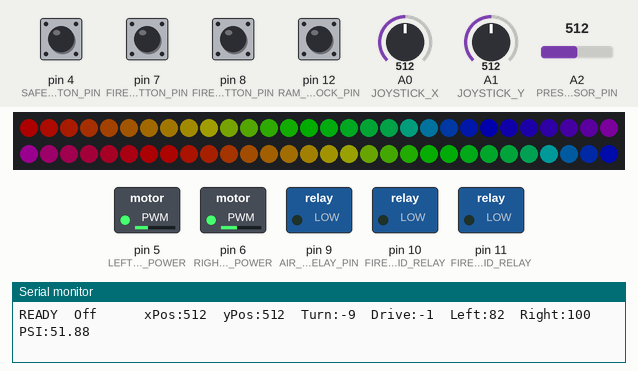
Recording of a sketch running on a simulated Arduino Uno, built with avr-gcc and run on an emulated ATmega328P. Shown: 60 RGB LEDs in strip order, left to right, continuing on the next row, switched loads named in the sketch (green lamp = pin HIGH), the last lines printed to the serial monitor. Inputs (shaded band) come from the test bench; at power-on: pin 4 (SAFETY_BUTTON_PIN), pin 7 (FIRE_LEFT_BUTTON_PIN), pin 8 (FIRE_RIGHT_BUTTON_PIN), pin 12 (RAM_ROD_INTERLOCK_PIN) HIGH, A2 (PRESSURE_SENSOR_PIN) = 512, A0 (JOYSTICK_X) = 512, A1 (JOYSTICK_Y) = 512. Dim RGB values are drawn brighter than linear; random numbers use the default seed unless the sketch sets one.

Above: at 4.2 s.
4.3 s: A2 (PRESSURE_SENSOR_PIN) set to 267
6.3 s: A2 (PRESSURE_SENSOR_PIN) set to 249
At 7.1 s:
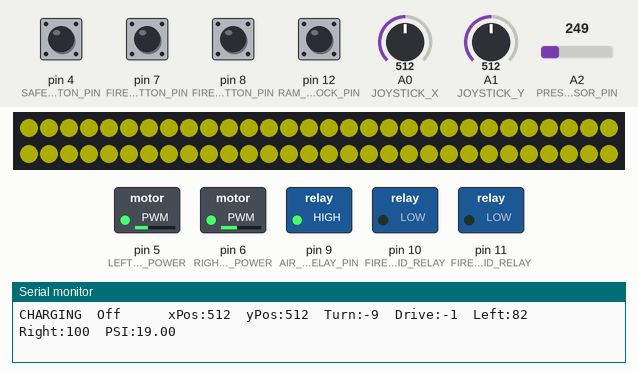
8.0 s: A0 (JOYSTICK_X) set to 306
At 8.37 s:
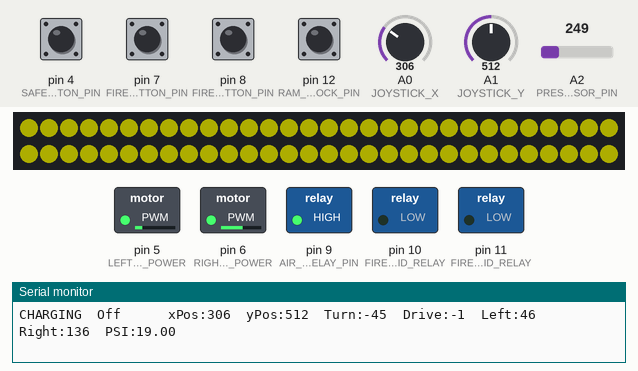
9.7 s: A1 (JOYSTICK_Y) set to 306
At 10.4 s:
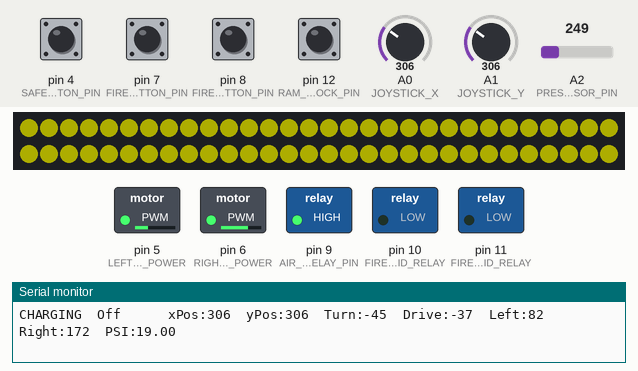
11.4 s: A2 (PRESSURE_SENSOR_PIN) set to 325
14.4 s: A2 (PRESSURE_SENSOR_PIN) set to 345
At 16.4 s:
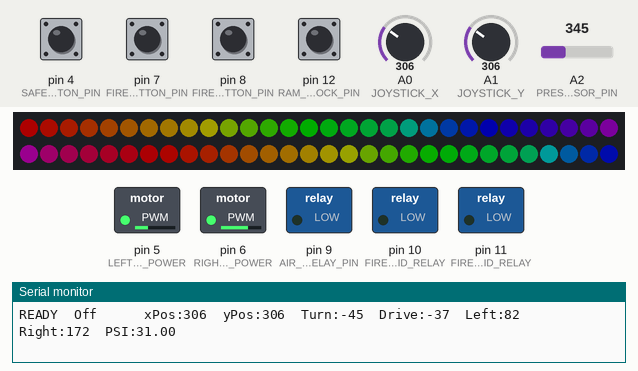
Timing chart, 0 to 17.9 s (numbered marks = the images above; inputs shaded):
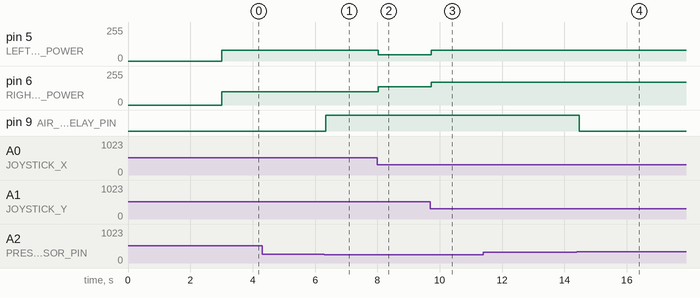

The sketch:

shirtcannonv3.ino
```cpp
 /**

  T-Shirt Cannon Code
  Written by: Naman Khurana and Steve King

  Wiring:
    LED DATA (PWM): Pin 3
    Arm Safety Button (Deadman): 4
    Left Wheel Motor (PWM): 5
    Right Wheel Motor (PWM): 6
    Fire Left Button: 7
    Fire right Button 8
    Air Compressor Relay Pin: 9
    Fire Left Solenoid Relay: 10
    Fire Right Solenoid Relay: 11
    Ram Rod Interlock Pin: 12

    Drive Joystick X: A0
    Drive Joystick Y: A1
    Pressure Sensor Pin: A2
*/

// ------ IMPORTS
#include <FastLED.h>
#include <Servo.h>

// ------   C O N S T A N T S   a n d   P I N   A S S I G N M E N T S   ------
// ------ Air Compressor PSI Limits
#define PSI_CUTOFF 30 // PSI at which we shut off the air compressor
#define PSI_START 20  // PSI below which we restart the air compressor

// Buttons
#define SAFETY_BUTTON_PIN 4
#define FIRE_LEFT_BUTTON_PIN 7
#define FIRE_RIGHT_BUTTON_PIN 8
#define FIRE_LEFT_SOLENOID_RELAY 10
#define FIRE_RIGHT_SOLENOID_RELAY 11

// Drive Joystick Input
#define JOYSTICK_X A0
#define JOYSTICK_Y A1

// Joystick Tuning Constants
#define JOYSTICK_X_CENTER 560
#define JOYSTICK_Y_CENTER 515
#define JOYSTICK_DEADZONE 4

// Wheels
#define LEFT_MOTOR_POWER 5
#define RIGHT_MOTOR_POWER 6

// Compressor
#define AIR_COMPRESSOR_RELAY_PIN 9
#define PRESSURE_SENSOR_PIN A2

#define RAM_ROD_INTERLOCK_PIN 12

// ------ LED Constants
#define LED_DATA_PIN 3

#define NUM_LEDS 60
#define LED_TYPE WS2811
#define COLOR_ORDER RGB
#define BRIGHTNESS 50
#define TWINKLE_DELAY 20 // Milliseconds between updates
#define GREEN 0x008000
#define RED 0xFF0000
#define YELLOW 0xFFFF00

enum actionState
{
  READY,
  CHARGING,
  ARMED,
  FIRING
};

// ------ VARIABLES
int xPosition = 0;
int yPosition = 0;
int leftWheelPower = 0;
int rightWheelPower = 0;
int turn = 0;
int drive = 0;
CRGB leds[NUM_LEDS];
uint8_t gHue = 0;
int safetyButton = 0;
int fireLeftButton = 0;
int fireRightButton = 0;
unsigned long fireRightStartTime;
unsigned long fireLeftStartTime;
unsigned long compressorStartTime;
unsigned long currentMillis;
unsigned long lastUpdateMillis;
double currentPressure;
double currentPSI;
int ramRodInterlock;
Servo cannon;

// --- STATE VARIABLES
bool compressorOn = false;
bool firingLeft = false;
bool firingRight = false;
bool compressorAutoFill = false;
actionState currentState = READY;
actionState lastState;

// ====== SETUP
void setup()
{
  delay(3000); // 3 - second delay on start-up to recover

  // -- Set-up LEDs
  FastLED.addLeds<LED_TYPE, LED_DATA_PIN, COLOR_ORDER>(leds, NUM_LEDS).setCorrection(TypicalLEDStrip);
  FastLED.setBrightness(BRIGHTNESS);

  //  -- Set-up Arduino Pin Assignments
  pinMode(SAFETY_BUTTON_PIN, INPUT_PULLUP);
  pinMode(FIRE_LEFT_BUTTON_PIN, INPUT_PULLUP);
  pinMode(FIRE_RIGHT_BUTTON_PIN, INPUT_PULLUP);
  pinMode(JOYSTICK_X, INPUT);
  pinMode(JOYSTICK_Y, INPUT);

  pinMode(FIRE_LEFT_SOLENOID_RELAY, OUTPUT);
  pinMode(FIRE_RIGHT_SOLENOID_RELAY, OUTPUT);
  pinMode(LEFT_MOTOR_POWER, OUTPUT);
  pinMode(RIGHT_MOTOR_POWER, OUTPUT);

  pinMode(AIR_COMPRESSOR_RELAY_PIN, OUTPUT);
  pinMode(PRESSURE_SENSOR_PIN, INPUT);

  pinMode(RAM_ROD_INTERLOCK_PIN, INPUT);

  Serial.begin(9600);
}

// ====== MAIN LOOP

void loop()
{
  currentMillis = millis();

  // Current Pressure
  currentPressure = analogRead(PRESSURE_SENSOR_PIN);
  currentPSI = getPSI(currentPressure);

  // Read the Buttons and Switches
  safetyButton = digitalRead(SAFETY_BUTTON_PIN);

  fireLeftButton = digitalRead(FIRE_LEFT_BUTTON_PIN);
  fireRightButton = digitalRead(FIRE_RIGHT_BUTTON_PIN);
  ramRodInterlock = digitalRead(RAM_ROD_INTERLOCK_PIN);

  // Set Compressor Relay based on pressure sensor reading
  //   Note: There is a manual switch on the T-Shirt Cannon in series with the relay
  //         If the compressor doesn't cycle check that.

  if (currentPSI <= PSI_START)
  {
    // Turn on the Compressor
    compressorOn = true;
    digitalWrite(AIR_COMPRESSOR_RELAY_PIN, HIGH);
    compressorStartTime = currentMillis;
    currentState = CHARGING;
  }

  // Turn Compressor Off
  if (currentPSI >= PSI_CUTOFF)
  {
    compressorOn = false;
    digitalWrite(AIR_COMPRESSOR_RELAY_PIN, LOW);
    currentState = READY;
  }

  if ((currentState == ARMED || currentState == FIRING) && fireLeftButton == LOW && firingLeft == false)
  {
    firingLeft = true;
    fireLeftStartTime = currentMillis;
    digitalWrite(FIRE_LEFT_SOLENOID_RELAY, HIGH);
  }

  if (firingLeft && currentMillis > fireLeftStartTime + 1000)
  {
    firingLeft = false;
    digitalWrite(FIRE_LEFT_SOLENOID_RELAY, LOW);
  }

  if ((currentState == ARMED || currentState == FIRING) && fireRightButton == LOW && firingRight == false)
  {
    firingRight = true;
    fireRightStartTime = currentMillis;
    digitalWrite(FIRE_RIGHT_SOLENOID_RELAY, HIGH);
  }

  if (firingRight && currentMillis > fireRightStartTime + 1000)
  {
    firingRight = false;
    digitalWrite(FIRE_RIGHT_SOLENOID_RELAY, LOW);
  }

  if (firingLeft || firingRight)
  {
    currentState = FIRING;
  }
  else if (compressorOn)
  {
    currentState = CHARGING;
  }
  else if (safetyButton == LOW && ramRodInterlock == LOW)
  {
    currentState = ARMED;
  }
  else
  {
    currentState = READY;
  }

  // REGULAR CYCLE ACTIVITIES

  // Drive the T-Shirt Cannon
  xPosition = analogRead(JOYSTICK_X);
  yPosition = analogRead(JOYSTICK_Y);
  turn = map(xPosition - JOYSTICK_X_CENTER, -512, 512, -90, 90);
  drive = map(yPosition - JOYSTICK_Y_CENTER, -512, 512, -90, 90);
  leftWheelPower = constrain(-drive + turn + 90, 1, 180);
  rightWheelPower = constrain(-drive - turn + 90, 1, 180);

  // Drive Motor Settings
  if (leftWheelPower < 90 - JOYSTICK_DEADZONE || leftWheelPower > 90 + JOYSTICK_DEADZONE)
  {
    analogWrite(LEFT_MOTOR_POWER, leftWheelPower);
  }
  else
  {
    analogWrite(LEFT_MOTOR_POWER, 90);
  }

  if (rightWheelPower < 90 - JOYSTICK_DEADZONE || rightWheelPower > 90 + JOYSTICK_DEADZONE)
  {
    analogWrite(RIGHT_MOTOR_POWER, rightWheelPower);
  }
  else
  {
    analogWrite(RIGHT_MOTOR_POWER, 90);
  }

  // -- Set LEDs for Current State
  updateLEDs();

  // update Serial Monitor
  updateLog();

  // -- CLEAN UP LOOP
  lastState = currentState;
}

// ------ UTILITY FUNCTIONS

void updateLog()
{
  // Log Conditions
  switch (currentState)
  {
  case READY:
    Serial.print("READY");
    break;
  case ARMED:
    Serial.print("ARMED");
    break;
  case FIRING:
    Serial.print("FIRING");
    break;
  case CHARGING:
    Serial.print("CHARGING");
    break;
  }
  if (safetyButton != HIGH)
  {
    Serial.print("\tPressed");
  }
  else
  {
    Serial.print("\tOff    ");
  }
  Serial.print("\txPos:");
  Serial.print(xPosition);
  Serial.print("\tyPos:");
  Serial.print(yPosition);
  Serial.print("\tTurn:");
  Serial.print(turn);
  Serial.print("\tDrive:");
  Serial.print(drive);
  Serial.print("\tLeft:");
  Serial.print(leftWheelPower);
  Serial.print("\tRight:");
  Serial.print(rightWheelPower);
  Serial.print("\tPSI:");
  Serial.print(currentPSI);

  Serial.println("");
}

void updateLEDs()
{
  switch (currentState)
  {
  case CHARGING:
    if (lastState != CHARGING || currentMillis > lastUpdateMillis + TWINKLE_DELAY)
    {
      fillColorWithGlitter(YELLOW);
      lastUpdateMillis = currentMillis;
    }
    break;
  case ARMED:
    if (lastState != ARMED || currentMillis > lastUpdateMillis + TWINKLE_DELAY)
    {
      fillColorWithGlitter(RED);
      lastUpdateMillis = currentMillis;
    }
    break;
  case FIRING:
    if (lastState != FIRING || currentMillis > lastUpdateMillis + TWINKLE_DELAY)
    {
      fillColorWithGlitter(GREEN);
      lastUpdateMillis = currentMillis;
    }
    break;
  default: // Assume READY
    if (lastState != READY || currentMillis > lastUpdateMillis + TWINKLE_DELAY)
    {
      rainbowWithGlitter();
      lastUpdateMillis = currentMillis;
    }
    break;
  }

  FastLED.show(); // Update the LEDs
}

void fillColorWithGlitter(uint32_t colorName)
{
  fill_solid(leds, NUM_LEDS, colorName);
  addGlitter(100);
}

void rainbow()
{
  fill_rainbow(leds, NUM_LEDS, gHue, 7);
}

void rainbowWithGlitter()
{
  rainbow();
  addGlitter(80);
}

void addGlitter(fract8 chanceOfGlitter)
{
  if (random8() < chanceOfGlitter)
  {
    leds[random16(NUM_LEDS)] += CRGB::White;
  }
}

double getPSI(double pressure)
{
  return ((pressure - 73) / 8) - 3;
}
```

Measured:
- the behaviour switches between 258 and 257 on A2 (PRESSURE_SENSOR_PIN) (found by bisection; images 0 and 1)
- the behaviour switches between 336 and 337 on A2 (PRESSURE_SENSOR_PIN) (found by bisection; images 3 and 4)
- after the input at 6.3 s, pin 9 (AIR_COMPRESSOR_RELAY_PIN): LOW → HIGH at once
- after the input at 8.0 s, pin 5 (LEFT_MOTOR_POWER): 82/255 → 46/255 at once; pin 6 (RIGHT_MOTOR_POWER): 100/255 → 136/255 at once
- after the input at 9.7 s, pin 5 (LEFT_MOTOR_POWER): 46/255 → 82/255 at once; pin 6 (RIGHT_MOTOR_POWER): 136/255 → 172/255 at once
- after the input at 14.4 s, pin 9 (AIR_COMPRESSOR_RELAY_PIN): HIGH → LOW after 0.08 s
